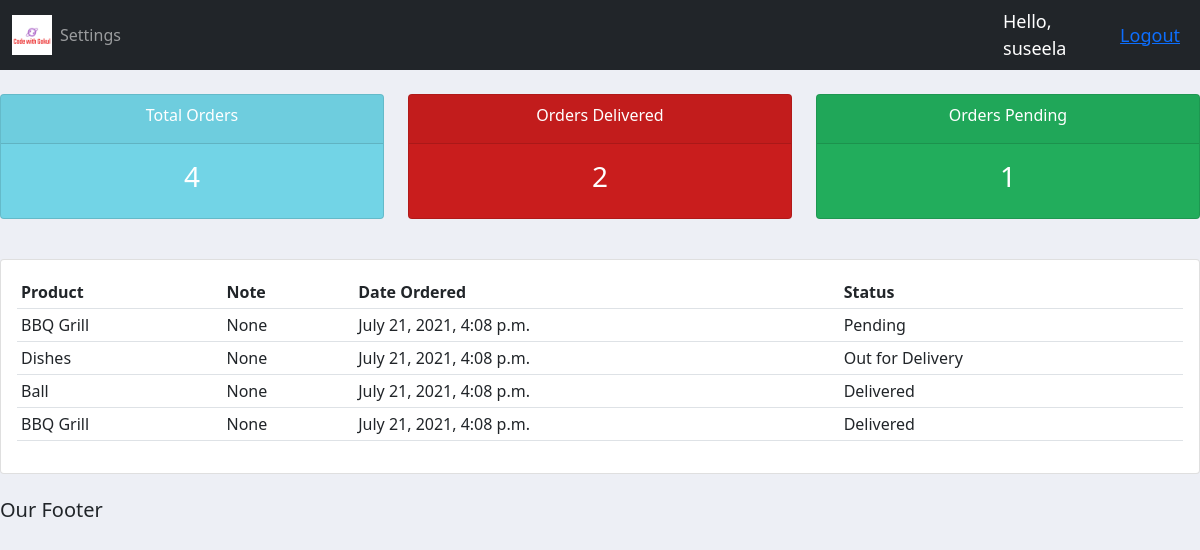
Page /user/ (signed in) on the committed database.
### accounts/models.py (models this page shows, shortened)
class Order(models.Model):
    STATUS = [
        ('Pending', 'Pending'),
        ('Out for Delivery', 'Out for Delivery'),
        ('Delivered', 'Delivered'),
    ]
    customer = models.ForeignKey(
        Customer, null=True, on_delete=models.SET_NULL)
    product = models.ForeignKey(Product, null=True, on_delete=models.SET_NULL)
    date_created = models.DateTimeField(auto_now_add=True, null=True)
    status = models.CharField(max_length=200, null=True, choices=STATUS)
    note = models.CharField(max_length=1000, null=True)

class Product(models.Model):
    CATEGORY = [
        ('Indoor', 'Indoor'),
        ('Outdoor', 'Outdoor')
    ]
    name = models.CharField(max_length=200, null=True)
    price = models.FloatField(null=True)
    category = models.CharField(max_length=200, null=True, choices=CATEGORY)
    description = models.CharField(max_length=200, null=True)
    date_created = models.DateTimeField(auto_now_add=True, null=True)
    Tag = models.ManyToManyField(Tag)
    def __str__(self):
        return self.name

### accounts/decorators.py (the view)
        def wrapper_func(request, *args, **kwargs):
            group = None
            if request.user.groups.exists():
                group = request.user.groups.all()[0].name
            if group in allowed_roles:
                return view_func(request, *args, **kwargs)
            else:
                return HttpResponse("You are not authorized to view this webpage")

### accounts/views.py (called while the page is built)
@login_required(login_url="login")
@allowed_users(allowed_roles=['customer'])
def user_page(request):
    orders = request.user.customer.order_set.all()
    total_orders = orders.count()
    delivered = orders.filter(status='Delivered').count()
    pending = orders.filter(status='Pending').count()
    context = {
        'orders': orders,
        'total_orders': total_orders,
        'delivered': delivered,
        'pending': pending,
    }
    return render(request, 'accounts/user.html', context)

### accounts/templates/accounts/user.html
{% extends 'accounts/main.html' %}
{% block content %}
{% include 'accounts/status.html' %}
<br>
<div class="row">
    <div class="col-md">
        <div class="card card-body">
            <table class="table table-sm">
                <tr>
                    <th>Product</th>
                    <th>Note</th>
                    <th>Date Ordered</th>
                    <th>Status</th>
                </tr>
                {% for order in orders %}
                <tr>
                    <td>{{ order.product }}</td>
                    <td>{{ order.note }}</td>
                    <td>{{ order.date_created }}</td>
                    <td>{{ order.status }}</td>
                </tr>
                {% endfor %}
            </table>
        </div>
    </div>
</div>
{% endblock content %}

### accounts/templates/accounts/navbar.html (shortened to what this page needs)
{% load static %}
<nav class="navbar navbar-expand-lg navbar-dark bg-dark">
    <div class="container-fluid">
      <img id="logo" src="{% static 'images/logo.png' %}">
      <div class="collapse navbar-collapse" id="navbarNav">
        <ul class="navbar-nav">
          {% if request.user.is_staff %}
          <li class="nav-item">
            <a class="nav-link active" aria-current="page" href="{% url 'home' %}">Dashboard</a>
          </li>
          <li class="nav-item">
            <a class="nav-link" href="{% url 'products' %}">Products</a>
          </li>
          {% else %}
          <li class="nav-item">
            <a class="nav-link" href="{% url 'accounts' %}">Settings</a>
          </li>
          {% endif %}
        </ul>
      </div>
    </div>
    <span class="hello-msg">Hello, {{request.user}}</span>
    <span class="hello-msg"><a href="{% url 'logout' %}">Logout</a></span>
  </nav>

### static/css/main.css (style rules this page uses)
#logo { height: 40px; width: 40px; }
body { background-color: #edeff5; }

### accounts/templates/accounts/navbar.html (style rules this page uses)
.hello-msg { font-size: 18px; color: white; margin-right: 20px; }

### rows in the picture
Order: product "BBQ Grill", note "None", date_created "July 21, 2021, 4:08 p.m.", status "Pending"
Order: product "Dishes", note "None", date_created "July 21, 2021, 4:08 p.m.", status "Out for Delivery"
Order: product "Ball", note "None", date_created "July 21, 2021, 4:08 p.m.", status "Delivered"
Order: product "BBQ Grill", note "None", date_created "July 21, 2021, 4:08 p.m.", status "Delivered"

### other values in the picture
{{ request.user }} "suseela"
{{ total_orders }} "4"
{{ delivered }} "2"
{{ pending }} "1"
